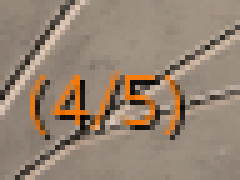
#> input picture tests/ocr sampling/00zh/zz_origional/zerg-zweihaka/orange_test.png, 48 x 36 px, found by its file name (shown 5 times larger)
$ python orange_tuner.py
#> lines starting #> are read from the running program, lines starting #| are printed output that depends on the picture; after the words box and inside, x2 and y2 are one past the last pixel; in counts of white or black regions, pixels touching at a corner belong together
#> in main, img is the input picture: shape (36, 48, 3); mean B, G, R 114, 131, 149.3
# -*- coding: utf-8 -*-
import cv2
import numpy as np

# === 填入你的橙色文字原始截图路径 ===
IMAGE_PATH = 'raw_screenshots/orange_test.png'
# ===================================

window_name = 'Orange Text Tuner'

def nothing(x):
    pass

def processing_pipeline(img_bgr):
    scale_x10 = cv2.getTrackbarPos('Scale (x10)', window_name)

    # 混合权重
    red_weight = cv2.getTrackbarPos('Red Weight %', window_name) / 100.0

    tophat_k = cv2.getTrackbarPos('TopHat', window_name)
    thresh_val = cv2.getTrackbarPos('Threshold', window_name)
    erode_iter = cv2.getTrackbarPos('Erode', window_name)

    # 1. 放大
    scale = max(1.0, scale_x10 / 10.0)
    h, w = img_bgr.shape[:2]
#> h = 36; w = 48
    img_resized = cv2.resize(img_bgr, (int(w * scale), int(h * scale)), interpolation=cv2.INTER_CUBIC)
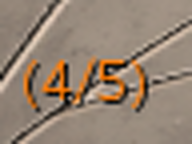
#> img_resized: shape (144, 192, 3); mean B, G, R 114, 131, 149.3

    # 2. 颜色混合 (模拟橙色亮度)
    # 橙色 = 红 + 绿。动态调整两者的比例。
    b, g, r = cv2.split(img_resized)
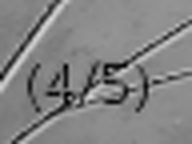
#> g: shape (144, 192); min 0, max 214, mean 131
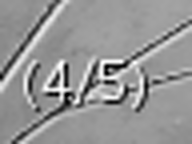
#> r: shape (144, 192); min 0, max 255, mean 149.3
    green_weight = 1.0 - red_weight
    gray = cv2.addWeighted(r, red_weight, g, green_weight, 0)

    # 3. 顶帽运算 (关键去背景步骤)
    if tophat_k > 0:
        k_size = (tophat_k * 2) + 1
        kernel = cv2.getStructuringElement(cv2.MORPH_RECT, (k_size, k_size))
        gray = cv2.morphologyEx(gray, cv2.MORPH_TOPHAT, kernel)
        gray = cv2.normalize(gray, None, 0, 255, cv2.NORM_MINMAX)
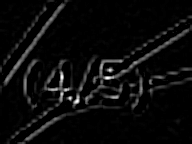
#> gray: shape (144, 192); min 0, max 255, mean 11

    # 4. 双边滤波
    filtered = cv2.bilateralFilter(gray, d=9, sigmaColor=100, sigmaSpace=75)
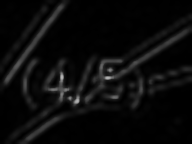
#> filtered: shape (144, 192); min 0, max 181, mean 10.7

    # 5. 全局阈值
    _, binary = cv2.threshold(filtered, thresh_val, 255, cv2.THRESH_BINARY)
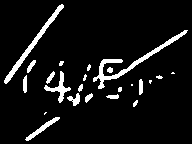
#> binary: shape (144, 192); 7.5% white; 23 white regions (9 under 20 px), largest, box (x1, y1, x2, y2) and area: (93, 30, 188, 89) 616, (4, 4, 64, 84) 461, (44, 71, 71, 103) 224

    # 6. 腐蚀
    if erode_iter > 0:
        kernel = cv2.getStructuringElement(cv2.MORPH_RECT, (2, 2))
        binary = cv2.erode(binary, kernel, iterations=erode_iter)
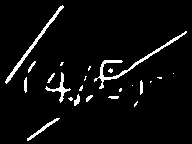
#> binary: shape (144, 192); 4.9% white in thin lines or dots, all inside (x1, y1, x2, y2) = (5, 5, 187, 141)

    return binary

def main():
    img = cv2.imread(IMAGE_PATH)
    if img is None:
        print(f"错误：找不到图片 {IMAGE_PATH}")
        return

    cv2.namedWindow(window_name, cv2.WINDOW_NORMAL)
    cv2.resizeWindow(window_name, 1000, 800)

    # === 滑块配置 ===
    cv2.createTrackbar('Scale (x10)', window_name, 40, 60, nothing)

    # 红色权重: 橙色通常红多绿少。试试 60-80%
    cv2.createTrackbar('Red Weight %', window_name, 60, 100, nothing)

    # TopHat: 如果看到背景纹理，拉大这个值！(5-15)
    cv2.createTrackbar('TopHat', window_name, 2, 30, nothing)

    # Threshold: 配合 TopHat 使用。背景黑了以后，找个合适的值把字显出来
    cv2.createTrackbar('Threshold', window_name, 40, 255, nothing)

    cv2.createTrackbar('Erode', window_name, 1, 3, nothing)

    print("="*40)
    print("【橙色调试指南】")
    print("1. Red Weight: 保持在 60-70 左右通常比较好。")
    print("2. TopHat: 这是去纹理的主力。往右拉，直到背景变黑。")
    print("3. Threshold: TopHat 拉大后，字可能会变暗，需要把 Threshold 调低一点(比如20-50)。")
    print("="*40)

    while True:
        res = processing_pipeline(img)
        cv2.imshow(window_name, res)
        if cv2.waitKey(50) & 0xFF == 27: break
#> (key Esc is pressed here)

    # 打印最终参数
    print(f"Scale: {cv2.getTrackbarPos('Scale (x10)', window_name)/10}")
    print(f"Red Weight: {cv2.getTrackbarPos('Red Weight %', window_name)/100.0}")
    print(f"TopHat: {cv2.getTrackbarPos('TopHat', window_name)}")
    print(f"Threshold: {cv2.getTrackbarPos('Threshold', window_name)}")
    print(f"Erode: {cv2.getTrackbarPos('Erode', window_name)}")

    cv2.destroyAllWindows()

if __name__ == '__main__':
    main()
